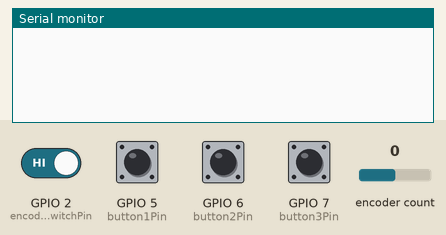
Simulated run of this sketch. Board: ESP32-S3. On the bench: the last lines printed to the serial monitor. The test bench sets the inputs (shaded band); at power-on: GPIO 2 (encoderSwitchPin), GPIO 5 (button1Pin), GPIO 6 (button2Pin), GPIO 7 (button3Pin) HIGH, encoder count 0. USB keyboard and mouse output is not drawn.

Above: at 1.2 s.
1.3 s: encoder count set to 1
At 2.1 s:
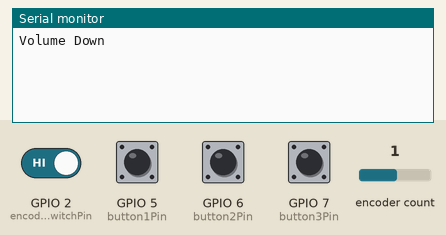
3.0 s: GPIO 2 (encoderSwitchPin) driven LOW
At 4.2 s:
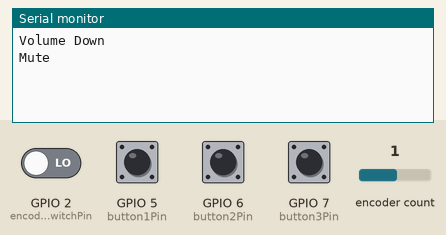
4.5 s: GPIO 5 (button1Pin) pulled LOW for 0.15 s
At 5.6 s:
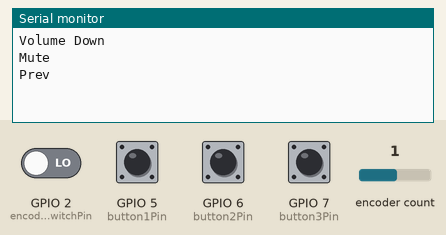
6.1 s: GPIO 6 (button2Pin) pulled LOW for 0.15 s
At 6.8 s:
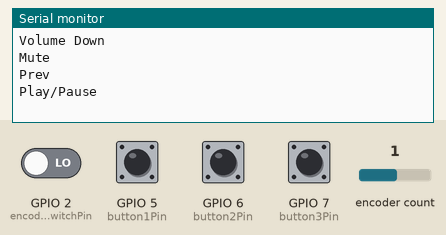
7.7 s: GPIO 7 (button3Pin) pulled LOW for 0.15 s
At 8.0 s:
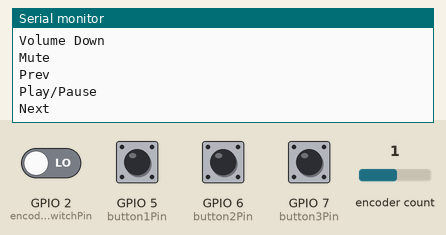
9.3 s: encoder count set to 0
At 10.6 s:
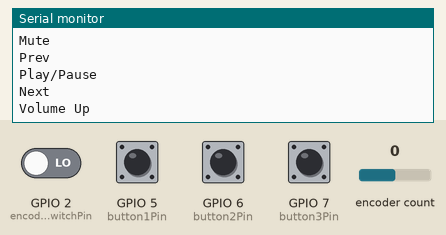

The sketch:

Bike_Media_Controller.ino
```cpp
#include <BleKeyboard.h>
#include <RotaryEncoder.h>

const int button1Pin = 5;
const int button2Pin = 6;
const int button3Pin = 7;
const int encoderAPin = 4;
const int encoderBPin = 3;
const int encoderSwitchPin = 2;

bool button1Pressed = false;
bool button2Pressed = false;
bool button3Pressed = false;
bool encoderSwitchPressed = false;

BleKeyboard bleKeyboard;
RotaryEncoder encoder(encoderAPin, encoderBPin, RotaryEncoder::LatchMode::TWO03);

void setup() {
  Serial.begin(9600);

  pinMode(button1Pin, INPUT_PULLUP);
  pinMode(button2Pin, INPUT_PULLUP);
  pinMode(button3Pin, INPUT_PULLUP);
  pinMode(encoderAPin, INPUT_PULLUP);
  pinMode(encoderBPin, INPUT_PULLUP);
  pinMode(encoderSwitchPin, INPUT_PULLUP);

  bleKeyboard.begin();
}

void loop() {

  // Check button inputs
  if (digitalRead(button1Pin) == LOW && !button1Pressed) {
    button1Pressed = true;
    Serial.write("Prev\n");
    bleKeyboard.press(KEY_MEDIA_PREVIOUS_TRACK);
  } else if (digitalRead(button1Pin) == HIGH && button1Pressed) {
    button1Pressed = false;
    bleKeyboard.release(KEY_MEDIA_PREVIOUS_TRACK);
  }

  if (digitalRead(button2Pin) == LOW && !button2Pressed) {
    button2Pressed = true;
    Serial.write("Play/Pause\n");
    bleKeyboard.press(KEY_MEDIA_PLAY_PAUSE);
  } else if (digitalRead(button2Pin) == HIGH && button2Pressed) {
    button2Pressed = false;
    bleKeyboard.release(KEY_MEDIA_PLAY_PAUSE);
  }

  if (digitalRead(button3Pin) == LOW && !button3Pressed) {
    button3Pressed = true;
    Serial.write("Next\n");
    bleKeyboard.press(KEY_MEDIA_NEXT_TRACK);
  } else if (digitalRead(button3Pin) == HIGH && button3Pressed) {
    button3Pressed = false;
    bleKeyboard.release(KEY_MEDIA_NEXT_TRACK);
  }

  if (digitalRead(encoderSwitchPin) == LOW && !encoderSwitchPressed) {
    encoderSwitchPressed = true;
    Serial.write("Mute\n");
    bleKeyboard.press(KEY_MEDIA_MUTE);
  } else if (digitalRead(encoderSwitchPin) == HIGH && encoderSwitchPressed) {
    encoderSwitchPressed = false;
    bleKeyboard.release(KEY_MEDIA_MUTE);
  }

  // Check encoder rotation
  static int pos = 0;
  encoder.tick();

  int newPos = encoder.getPosition();
  if (pos != newPos) {
    int dir = (-1) * (int)(encoder.getDirection());

    if (dir > 0) {
      bleKeyboard.press(KEY_MEDIA_VOLUME_UP);
      delay(200); // Increase this delay for larger moves
      bleKeyboard.release(KEY_MEDIA_VOLUME_UP);
      Serial.write("Volume Up\n");
    } else {
      bleKeyboard.press(KEY_MEDIA_VOLUME_DOWN);
      delay(200); // Increase this delay for larger moves
      bleKeyboard.release(KEY_MEDIA_VOLUME_DOWN);
      Serial.write("Volume Down\n");
    }
    pos = newPos;
  }
}
```

Measured:
- after the input at 1.3 s, the serial monitor: prints a new line after 0.20 s (image 1)
- after the input at 3.0 s, the serial monitor: prints a new line at once (image 2)
- after the input at 4.5 s, the serial monitor: prints a new line at once (image 3)
- after the input at 6.1 s, the serial monitor: prints a new line at once (image 4)
- after the input at 7.7 s, the serial monitor: prints a new line at once (image 5)
- after the input at 9.3 s, the serial monitor: prints a new line after 0.20 s (image 6)
